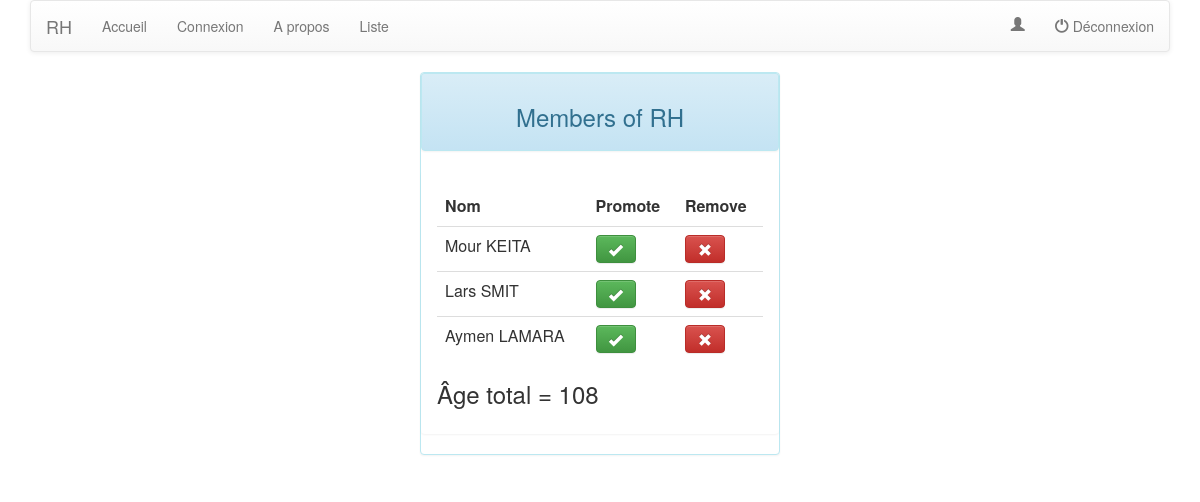
The app's page /listUsers with its own data.
### qa/models.py (models this page shows)
class Qa(models.Model):
    first = models.CharField(max_length=200)
    last = models.CharField(max_length=200)
    email = models.EmailField(max_length=100, unique=True, default="")
    password = models.CharField(max_length=100, default="")
    age = models.IntegerField(max_length=3)

### qa/views.py (the view)
# urls.py: url(r'^listUsers', views.listUsers, name='listUsers'),
def listUsers(request):
    users = Qa.objects.all().order_by('id')
    total_age = 0
    for user in users:
        total_age = total_age + user.age
    context = {'users':users, 'total_age':total_age}
    return render(request, 'qa.html', context )

### qa/templates/qa.html
{% extends "base.html" %}
{% block content %}
<div class="panel panel-info">
	<div style="text-align: center" class="panel panel-heading">
		<h3>Members of RH</h3>
	</div>
	<div class="panel panel-body">
<table class="table table-hover">
<tr><th>Nom</th><th>Promote</th><th>Remove</th></tr>
	{% for user in users %}
    <tr>
    <td>
    {{ user.first }} {{ user.last }}</td>
    <td>
    <button class="btn btn-success"><span class="glyphicon glyphicon-ok"></span></button></td>
    <td>
    <button class="btn btn-danger"><span class="glyphicon glyphicon-remove"></span></button>
    </td></tr>
    {% endfor %}
</table>
<h3> Âge total =  {{ total_age }} </h3>
</div>
</div>
{% endblock %}

### records on screen
Qa: first "Mour", last "KEITA"
Qa: first "Lars", last "SMIT"
Qa: first "Aymen", last "LAMARA"

### other values on screen
{{ total_age }} "108"
